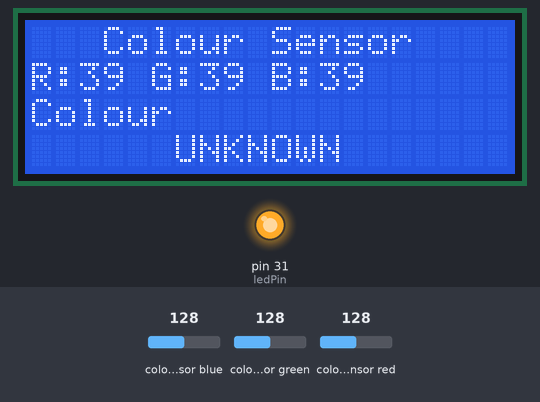
This sketch was run on a simulated Arduino Mega 2560, built with avr-gcc and run on an emulated ATmega2560. On the bench: 20×4 character LCD, output pins drawn as LEDs (lit = HIGH). Wiring (inferred from the names in the program): TCS3200 colour sensor: output pin 30; S2 pin 28; S3 pin 29; S0 pin 26; S1 pin 27. The test bench sets the inputs (shaded band); at power-on: colour sensor blue 128, colour sensor green 128, colour sensor red 128. Pins used as bus, display or sensor lines are not drawn; what the sketch prints to the serial monitor is not drawn.

Above: at 1.2 s.
1.3 s: colour sensor blue set to 5
At 3.3 s:
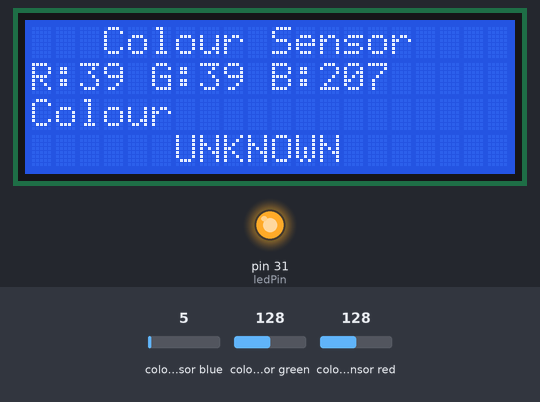
3.6 s: colour sensor green set to 17
At 4.8 s:
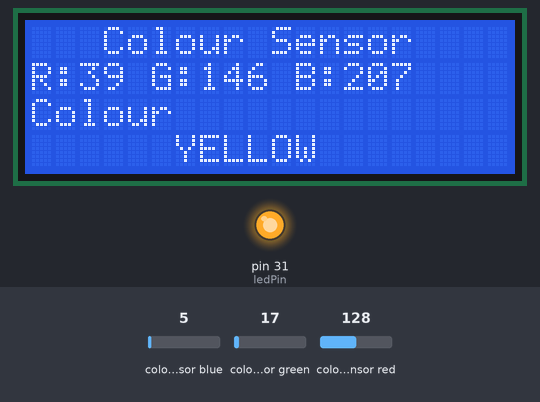
5.7 s: colour sensor red set to 5
At 7.4 s:
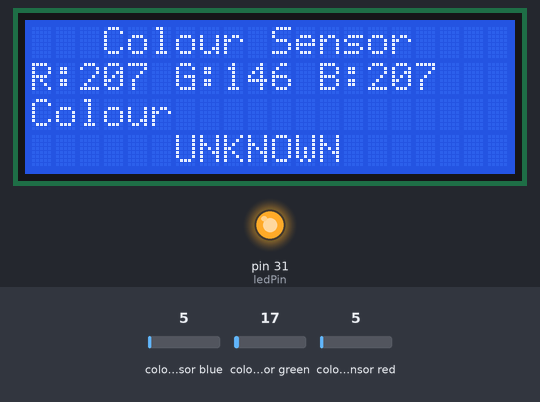
7.7 s: colour sensor red set to 128
At 8.8 s:
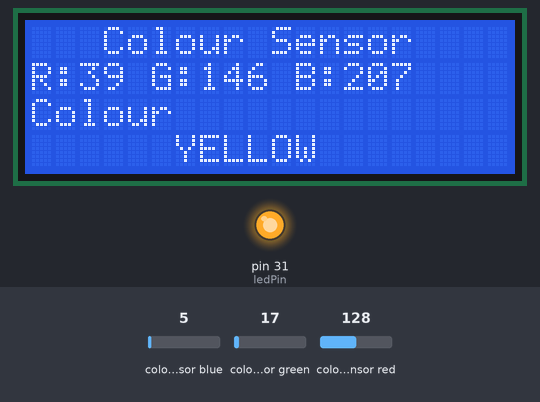
9.8 s: colour sensor green set to 128
At 11.3 s:
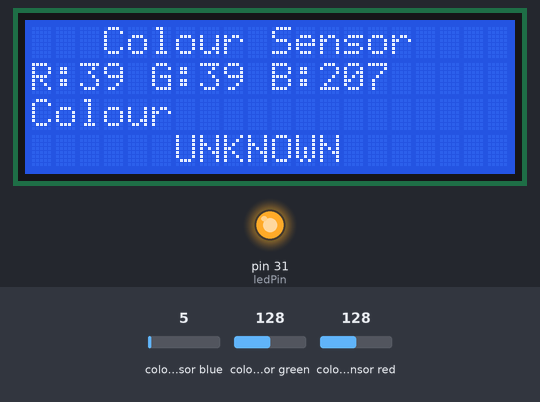
Timing chart, 0 to 12.8 s (numbered marks = the images above; inputs shaded):
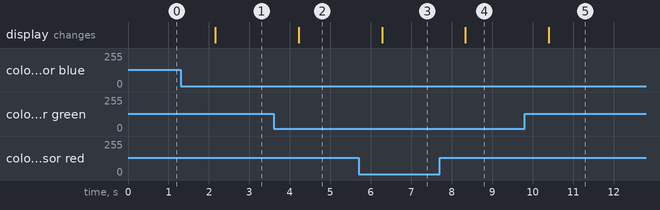

The sketch:

Ardiuno_Colour_LCD.ino
```cpp
#include <Wire.h>
#include <LiquidCrystal_I2C.h>
const int S0 = 26;
const int S1 = 27;
const int S2 = 28;
const int S3 = 29;
const int sensorOut = 30;
const int ledPin = 31;
LiquidCrystal_I2C lcd(0x27, 20, 4);
unsigned long redFrequency = 0;
unsigned long greenFrequency = 0;
unsigned long blueFrequency = 0;
unsigned long lastRed = 0;
unsigned long lastGreen = 0;
unsigned long lastBlue = 0;
String lastColor = "";
void setup() {
  Serial.begin(9600);
  pinMode(S0, OUTPUT);
  pinMode(S1, OUTPUT);
  pinMode(S2, OUTPUT);
  pinMode(S3, OUTPUT);
  pinMode(sensorOut, INPUT);
  pinMode(ledPin, OUTPUT);
  digitalWrite(S0, HIGH);
  digitalWrite(S1, LOW);
  digitalWrite(ledPin, HIGH);
  lcd.init();
  lcd.backlight();
  lcd.clear();
  lcd.setCursor(3, 0);
  lcd.print("Colour Sensor");
}
void loop() {
  digitalWrite(S2, LOW);
  digitalWrite(S3, LOW);
  redFrequency = pulseIn(sensorOut, LOW);
  digitalWrite(S2, HIGH);
  digitalWrite(S3, HIGH);
  greenFrequency = pulseIn(sensorOut, LOW);
  digitalWrite(S2, LOW);
  digitalWrite(S3, HIGH);
  blueFrequency = pulseIn(sensorOut, LOW);
  String colorName = detectColor(redFrequency, greenFrequency, blueFrequency);
  if (redFrequency != lastRed || greenFrequency != lastGreen || blueFrequency != lastBlue) {
    lastRed = redFrequency;
    lastGreen = greenFrequency;
    lastBlue = blueFrequency;
    lcd.setCursor(0, 1);
    lcd.print("R:");
    lcd.print(redFrequency);
    lcd.print(" G:");
    lcd.print(greenFrequency);
    lcd.print(" B:");
    lcd.print(blueFrequency);
    lcd.print("   ");
  }
  if (colorName != lastColor) {
    lastColor = colorName;
    lcd.setCursor(0, 2);
    lcd.print("Colour           ");
    lcd.setCursor(0, 3);
    lcd.print("                ");
    lcd.setCursor(6, 3);
    lcd.print(colorName);
  }
  Serial.print("R: ");
  Serial.print(redFrequency);
  Serial.print(" | G: ");
  Serial.print(greenFrequency);
  Serial.print(" | B: ");
  Serial.print(blueFrequency);
  Serial.print(" | Detected: ");
  Serial.println(colorName);
  delay(1000);
}
String detectColor(unsigned long r, unsigned long g, unsigned long b) {
  if (r > 120 && r < 150 && g > 1800 && g < 2000 && b > 950 && b < 2000) return "RED";
  if (r > 300 && r < 400 && g > 180 && g < 300 && b > 50 && b < 100) return "BLUE";
  if ((r > 180 && r < 250 && g > 120 && g < 170 && b > 280 && b < 400) || (r > 1000 && r < 3000 && g > 500 && g < 800 && b > 1000 && b < 3000)) return "GREEN";
  if (r > 20 && r < 90 && g > 110 && g < 160 && b > 200 && b < 300) return "YELLOW";
  if (r > 220 && r < 290 && g > 350 && g < 430 && b > 350 && b < 450) return "PINK";
  if (r > 200 && r < 250 && g > 240 && g < 300 && b > 260 && b < 310) return "WHITE";
  return "UNKNOWN";
}
```

Measured:
- after the input at 1.3 s, the display: changes after 0.86 s (image 1)
- after the input at 3.6 s, the display: changes after 0.62 s (image 2)
- after the input at 5.7 s, the display: changes after 0.58 s (image 3)
- after the input at 7.7 s, the display: changes after 0.64 s (image 4)
- after the input at 9.8 s, the display: changes after 0.60 s (image 5)
